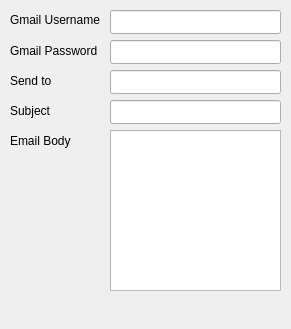
<?xml version="1.0" encoding="UTF-8"?>
<ui version="4.0">
 <class>Dialog</class>
 <widget class="QDialog" name="Dialog">
  <property name="geometry">
   <rect>
    <x>0</x>
    <y>0</y>
    <width>291</width>
    <height>329</height>
   </rect>
  </property>
  <property name="windowTitle">
   <string>Dialog</string>
  </property>
  <widget class="QLabel" name="lblUsername">
   <property name="geometry">
    <rect>
     <x>10</x>
     <y>10</y>
     <width>91</width>
     <height>20</height>
    </rect>
   </property>
   <property name="text">
    <string>Gmail Username</string>
   </property>
  </widget>
  <widget class="QLabel" name="lblPassword">
   <property name="geometry">
    <rect>
     <x>10</x>
     <y>40</y>
     <width>91</width>
     <height>21</height>
    </rect>
   </property>
   <property name="text">
    <string>Gmail Password</string>
   </property>
  </widget>
  <widget class="QLineEdit" name="txtUsername">
   <property name="geometry">
    <rect>
     <x>110</x>
     <y>10</y>
     <width>171</width>
     <height>24</height>
    </rect>
   </property>
  </widget>
  <widget class="QLineEdit" name="txtPassword">
   <property name="geometry">
    <rect>
     <x>110</x>
     <y>40</y>
     <width>171</width>
     <height>24</height>
    </rect>
   </property>
   <property name="echoMode">
    <enum>QLineEdit::Password</enum>
   </property>
  </widget>
  <widget class="QLineEdit" name="txtEmailTo">
   <property name="geometry">
    <rect>
     <x>110</x>
     <y>70</y>
     <width>171</width>
     <height>24</height>
    </rect>
   </property>
   <property name="echoMode">
    <enum>QLineEdit::Normal</enum>
   </property>
  </widget>
  <widget class="QLabel" name="lblSendTo">
   <property name="geometry">
    <rect>
     <x>10</x>
     <y>70</y>
     <width>91</width>
     <height>21</height>
    </rect>
   </property>
   <property name="text">
    <string>Send to</string>
   </property>
  </widget>
  <widget class="QLabel" name="lblEmail">
   <property name="geometry">
    <rect>
     <x>10</x>
     <y>130</y>
     <width>91</width>
     <height>21</height>
    </rect>
   </property>
   <property name="text">
    <string>Email Body</string>
   </property>
  </widget>
  <widget class="QTextEdit" name="txtBody">
   <property name="geometry">
    <rect>
     <x>110</x>
     <y>130</y>
     <width>171</width>
     <height>161</height>
    </rect>
   </property>
  </widget>
  <widget class="QLabel" name="lblSubject">
   <property name="geometry">
    <rect>
     <x>10</x>
     <y>100</y>
     <width>91</width>
     <height>21</height>
    </rect>
   </property>
   <property name="text">
    <string>Subject</string>
   </property>
  </widget>
  <widget class="QLineEdit" name="txtSubject">
   <property name="geometry">
    <rect>
     <x>110</x>
     <y>100</y>
     <width>171</width>
     <height>24</height>
    </rect>
   </property>
   <property name="echoMode">
    <enum>QLineEdit::Normal</enum>
   </property>
  </widget>
 </widget>
 <resources/>
 <connections/>
 <slots>
  <slot>btnTest_clicked()</slot>
 </slots>
</ui>
